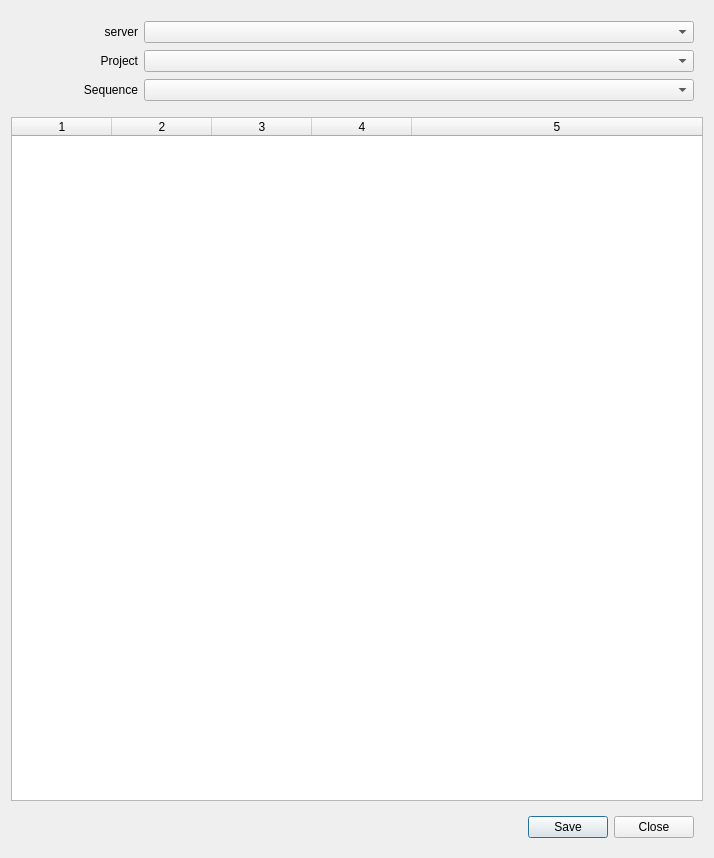
<?xml version="1.0" encoding="UTF-8"?>
<ui version="4.0">
 <class>Dialog</class>
 <widget class="QDialog" name="Dialog">
  <property name="windowModality">
   <enum>Qt::NonModal</enum>
  </property>
  <property name="geometry">
   <rect>
    <x>0</x>
    <y>0</y>
    <width>714</width>
    <height>858</height>
   </rect>
  </property>
  <property name="windowTitle">
   <string>Shot Editor</string>
  </property>
  <layout class="QVBoxLayout" name="verticalLayout">
   <item>
    <widget class="QWidget" name="gridWidget" native="true">
     <property name="minimumSize">
      <size>
       <width>0</width>
       <height>100</height>
      </size>
     </property>
     <layout class="QGridLayout" name="gridLayout" columnstretch="0,1">
      <item row="1" column="0">
       <widget class="QLabel" name="project_label3">
        <property name="text">
         <string>Project</string>
        </property>
        <property name="alignment">
         <set>Qt::AlignRight|Qt::AlignTrailing|Qt::AlignVCenter</set>
        </property>
       </widget>
      </item>
      <item row="1" column="1">
       <widget class="QComboBox" name="project_comboBox1"/>
      </item>
      <item row="2" column="0">
       <widget class="QLabel" name="sequence_label3">
        <property name="text">
         <string>Sequence</string>
        </property>
        <property name="alignment">
         <set>Qt::AlignRight|Qt::AlignTrailing|Qt::AlignVCenter</set>
        </property>
       </widget>
      </item>
      <item row="2" column="1">
       <widget class="QComboBox" name="sequence_comboBox1"/>
      </item>
      <item row="0" column="0">
       <widget class="QLabel" name="servers_label">
        <property name="minimumSize">
         <size>
          <width>118</width>
          <height>0</height>
         </size>
        </property>
        <property name="text">
         <string>server</string>
        </property>
        <property name="alignment">
         <set>Qt::AlignRight|Qt::AlignTrailing|Qt::AlignVCenter</set>
        </property>
       </widget>
      </item>
      <item row="0" column="1">
       <widget class="QComboBox" name="servers_comboBox">
        <property name="sizePolicy">
         <sizepolicy hsizetype="Preferred" vsizetype="Fixed">
          <horstretch>1</horstretch>
          <verstretch>0</verstretch>
         </sizepolicy>
        </property>
       </widget>
      </item>
     </layout>
    </widget>
   </item>
   <item>
    <widget class="QTableWidget" name="shotData_tableWidget">
     <property name="editTriggers">
      <set>QAbstractItemView::AnyKeyPressed|QAbstractItemView::DoubleClicked</set>
     </property>
     <property name="alternatingRowColors">
      <bool>true</bool>
     </property>
     <property name="columnCount">
      <number>5</number>
     </property>
     <attribute name="horizontalHeaderStretchLastSection">
      <bool>true</bool>
     </attribute>
     <attribute name="horizontalHeaderStretchLastSection">
      <bool>true</bool>
     </attribute>
     <column/>
     <column/>
     <column/>
     <column/>
     <column/>
    </widget>
   </item>
   <item>
    <widget class="QWidget" name="horizontalWidget" native="true">
     <layout class="QHBoxLayout" name="horizontalLayout">
      <item>
       <spacer name="horizontalSpacer">
        <property name="orientation">
         <enum>Qt::Horizontal</enum>
        </property>
        <property name="sizeHint" stdset="0">
         <size>
          <width>40</width>
          <height>20</height>
         </size>
        </property>
       </spacer>
      </item>
      <item>
       <widget class="QPushButton" name="save_pushButton">
        <property name="text">
         <string>Save</string>
        </property>
       </widget>
      </item>
      <item>
       <widget class="QPushButton" name="close_pushButton">
        <property name="text">
         <string>Close</string>
        </property>
       </widget>
      </item>
     </layout>
    </widget>
   </item>
  </layout>
 </widget>
 <resources/>
 <connections/>
</ui>
